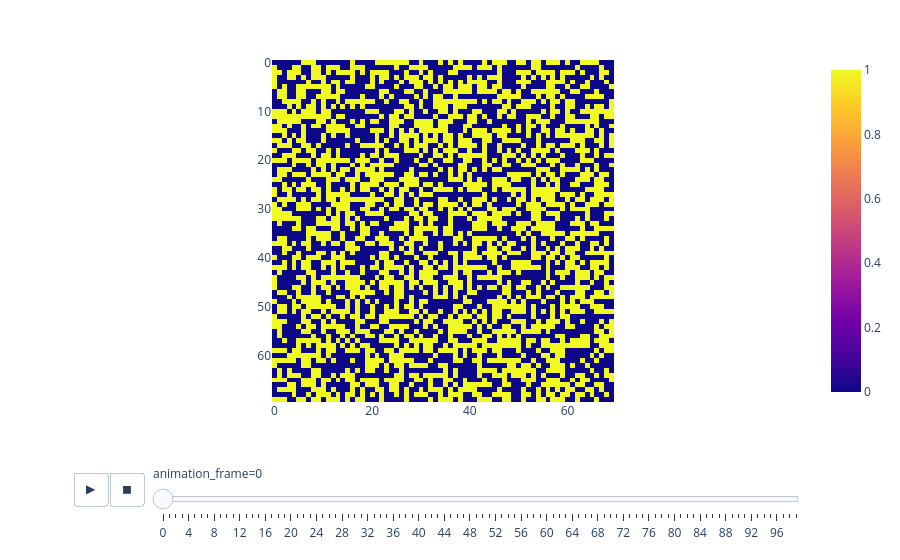

The cell this chart's notebook holds for it:
### Code cell
import numpy as np
import pandas as pd
import plotly.express as px

size = 70
steps = 100

grid = np.random.randint(0, 2, (size, size))

def step(grid):
    neighbors = sum(np.roll(np.roll(grid, i, 0), j, 1)
                    for i in (-1,0,1)
                    for j in (-1,0,1)
                    if not (i==0 and j==0))

    return ((neighbors == 3) | ((grid == 1) & (neighbors == 2))).astype(int)

frames = np.zeros((steps, size, size), dtype=int)

for t in range(steps):
    frames[t] = grid
    grid = step(grid)


fig = px.imshow(frames, animation_frame=0)

fig.layout.updatemenus[0].buttons[0].args[1]["frame"]["duration"] = 100
fig.layout.updatemenus[0].buttons[0].args[1]["transition"]["duration"] = 0

fig.show()

### Figure 1 — Plotly figure (JSON) as saved in the notebook; plotly's stock layout.template omitted (floating-point values rounded to 4 significant figures; data arrays with more than 128 entries replaced by an {"elided": "..."} marker saying what was removed)
{"data": [{"coloraxis": "coloraxis", "hovertemplate": "x: %{x}<br>y: %{y}<br>color: %{z}<extra></extra>", "name": "0", "type": "heatmap", "xaxis": "x", "yaxis": "y", "z": {"elided": "70x70 int values"}}], "layout": {"coloraxis": {"colorscale": [[0, "#0d0887"], [0.1111, "#46039f"], [0.2222, "#7201a8"], [0.3333, "#9c179e"], [0.4444, "#bd3786"], [0.5556, "#d8576b"], [0.6667, "#ed7953"], [0.7778, "#fb9f3a"], [0.8889, "#fdca26"], [1, "#f0f921"]]}, "margin": {"t": 60}, "sliders": [{"active": 0, "currentvalue": {"prefix": "animation_frame="}, "len": 0.9, "pad": {"b": 10, "t": 60}, "steps": [{"args": [["0"], {"frame": {"duration": 0, "redraw": true}, "fromcurrent": true, "mode": "immediate", "transition": {"duration": 0, "easing": "linear"}}], "label": "0", "method": "animate"}, {"args": [["1"], {"frame": {"duration": 0, "redraw": true}, "fromcurrent": true, "mode": "immediate", "transition": {"duration": 0, "easing": "linear"}}], "label": "1", "method": "animate"}, {"args": [["2"], {"frame": {"duration": 0, "redraw": true}, "fromcurrent": true, "mode": "immediate", "transition": {"duration": 0, "easing": "linear"}}], "label": "2", "method": "animate"}, {"args": [["3"], {"frame": {"duration": 0, "redraw": true}, "fromcurrent": true, "mode": "immediate", "transition": {"duration": 0, "easing": "linear"}}], "label": "3", "method": "animate"}, {"args": [["4"], {"frame": {"duration": 0, "redraw": true}, "fromcurrent": true, "mode": "immediate", "transition": {"duration": 0, "easing": "linear"}}], "label": "4", "method": "animate"}, {"args": [["5"], {"frame": {"duration": 0, "redraw": true}, "fromcurrent": true, "mode": "immediate", "transition": {"duration": 0, "easing": "linear"}}], "label": "5", "method": "animate"}, {"args": [["6"], {"frame": {"duration": 0, "redraw": true}, "fromcurrent": true, "mode": "immediate", "transition": {"duration": 0, "easing": "linear"}}], "label": "6", "method": "animate"}, {"args": [["7"], {"frame": {"duration": 0, "redraw": true}, "fromcurrent": true, "mode": "immediate", "transition": {"duration": 0, "easing": "linear"}}], "label": "7", "method": "animate"}, {"args": [["8"], {"frame": {"duration": 0, "redraw": true}, "fromcurrent": true, "mode": "immediate", "transition": {"duration": 0, "easing": "linear"}}], "label": "8", "method": "animate"}, {"args": [["9"], {"frame": {"duration": 0, "redraw": true}, "fromcurrent": true, "mode": "immediate", "transition": {"duration": 0, "easing": "linear"}}], "label": "9", "method": "animate"}, {"args": [["10"], {"frame": {"duration": 0, "redraw": true}, "fromcurrent": true, "mode": "immediate", "transition": {"duration": 0, "easing": "linear"}}], "label": "10", "method": "animate"}, {"args": [["11"], {"frame": {"duration": 0, "redraw": true}, "fromcurrent": true, "mode": "immediate", "transition": {"duration": 0, "easing": "linear"}}], "label": "11", "method": "animate"}, {"args": [["12"], {"frame": {"duration": 0, "redraw": true}, "fromcurrent": true, "mode": "immediate", "transition": {"duration": 0, "easing": "linear"}}], "label": "12", "method": "animate"}, {"args": [["13"], {"frame": {"duration": 0, "redraw": true}, "fromcurrent": true, "mode": "immediate", "transition": {"duration": 0, "easing": "linear"}}], "label": "13", "method": "animate"}, {"args": [["14"], {"frame": {"duration": 0, "redraw": true}, "fromcurrent": true, "mode": "immediate", "transition": {"duration": 0, "easing": "linear"}}], "label": "14", "method": "animate"}, {"args": [["15"], {"frame": {"duration": 0, "redraw": true}, "fromcurrent": true, "mode": "immediate", "transition": {"duration": 0, "easing": "linear"}}], "label": "15", "method": "animate"}, {"args": [["16"], {"frame": {"duration": 0, "redraw": true}, "fromcurrent": true, "mode": "immediate", "transition": {"duration": 0, "easing": "linear"}}], "label": "16", "method": "animate"}, {"args": [["17"], {"frame": {"duration": 0, "redraw": true}, "fromcurrent": true, "mode": "immediate", "transition": {"duration": 0, "easing": "linear"}}], "label": "17", "method": "animate"}, {"args": [["18"], {"frame": {"duration": 0, "redraw": true}, "fromcurrent": true, "mode": "immediate", "transition": {"duration": 0, "easing": "linear"}}], "label": "18", "method": "animate"}, {"args": [["19"], {"frame": {"duration": 0, "redraw": true}, "fromcurrent": true, "mode": "immediate", "transition": {"duration": 0, "easing": "linear"}}], "label": "19", "method": "animate"}, {"args": [["20"], {"frame": {"duration": 0, "redraw": true}, "fromcurrent": true, "mode": "immediate", "transition": {"duration": 0, "easing": "linear"}}], "label": "20", "method": "animate"}, {"args": [["21"], {"frame": {"duration": 0, "redraw": true}, "fromcurrent": true, "mode": "immediate", "transition": {"duration": 0, "easing": "linear"}}], "label": "21", "method": "animate"}, {"args": [["22"], {"frame": {"duration": 0, "redraw": true}, "fromcurrent": true, "mode": "immediate", "transition": {"duration": 0, "easing": "linear"}}], "label": "22", "method": "animate"}, {"args": [["23"], {"frame": {"duration": 0, "redraw": true}, "fromcurrent": true, "mode": "immediate", "transition": {"duration": 0, "easing": "linear"}}], "label": "23", "method": "animate"}, {"args": [["24"], {"frame": {"duration": 0, "redraw": true}, "fromcurrent": true, "mode": "immediate", "transition": {"duration": 0, "easing": "linear"}}], "label": "24", "method": "animate"}, {"args": [["25"], {"frame": {"duration": 0, "redraw": true}, "fromcurrent": true, "mode": "immediate", "transition": {"duration": 0, "easing": "linear"}}], "label": "25", "method": "animate"}, {"args": [["26"], {"frame": {"duration": 0, "redraw": true}, "fromcurrent": true, "mode": "immediate", "transition": {"duration": 0, "easing": "linear"}}], "label": "26", "method": "animate"}, {"args": [["27"], {"frame": {"duration": 0, "redraw": true}, "fromcurrent": true, "mode": "immediate", "transition": {"duration": 0, "easing": "linear"}}], "label": "27", "method": "animate"}, {"args": [["28"], {"frame": {"duration": 0, "redraw": true}, "fromcurrent": true, "mode": "immediate", "transition": {"duration": 0, "easing": "linear"}}], "label": "28", "method": "animate"}, {"args": [["29"], {"frame": {"duration": 0, "redraw": true}, "fromcurrent": true, "mode": "immediate", "transition": {"duration": 0, "easing": "linear"}}], "label": "29", "method": "animate"}, {"args": [["30"], {"frame": {"duration": 0, "redraw": true}, "fromcurrent": true, "mode": "immediate", "transition": {"duration": 0, "easing": "linear"}}], "label": "30", "method": "animate"}, {"args": [["31"], {"frame": {"duration": 0, "redraw": true}, "fromcurrent": true, "mode": "immediate", "transition": {"duration": 0, "easing": "linear"}}], "label": "31", "method": "animate"}, {"args": [["32"], {"frame": {"duration": 0, "redraw": true}, "fromcurrent": true, "mode": "immediate", "transition": {"duration": 0, "easing": "linear"}}], "label": "32", "method": "animate"}, {"args": [["33"], {"frame": {"duration": 0, "redraw": true}, "fromcurrent": true, "mode": "immediate", "transition": {"duration": 0, "easing": "linear"}}], "label": "33", "method": "animate"}, {"args": [["34"], {"frame": {"duration": 0, "redraw": true}, "fromcurrent": true, "mode": "immediate", "transition": {"duration": 0, "easing": "linear"}}], "label": "34", "method": "animate"}, {"args": [["35"], {"frame": {"duration": 0, "redraw": true}, "fromcurrent": true, "mode": "immediate", "transition": {"duration": 0, "easing": "linear"}}], "label": "35", "method": "animate"}, {"args": [["36"], {"frame": {"duration": 0, "redraw": true}, "fromcurrent": true, "mode": "immediate", "transition": {"duration": 0, "easing": "linear"}}], "label": "36", "method": "animate"}, {"args": [["37"], {"frame": {"duration": 0, "redraw": true}, "fromcurrent": true, "mode": "immediate", "transition": {"duration": 0, "easing": "linear"}}], "label": "37", "method": "animate"}, {"args": [["38"], {"frame": {"duration": 0, "redraw": true}, "fromcurrent": true, "mode": "immediate", "transition": {"duration": 0, "easing": "linear"}}], "label": "38", "method": "animate"}, {"args": [["39"], {"frame": {"duration": 0, "redraw": true}, "fromcurrent": true, "mode": "immediate", "transition": {"duration": 0, "easing": "linear"}}], "label": "39", "method": "animate"}, {"args": [["40"], {"frame": {"duration": 0, "redraw": true}, "fromcurrent": true, "mode": "immediate", "transition": {"duration": 0, "easing": "linear"}}], "label": "40", "method": "animate"}, {"args": [["41"], {"frame": {"duration": 0, "redraw": true}, "fromcurrent": true, "mode": "immediate", "transition": {"duration": 0, "easing": "linear"}}], "label": "41", "method": "animate"}, {"args": [["42"], {"frame": {"duration": 0, "redraw": true}, "fromcurrent": true, "mode": "immediate", "transition": {"duration": 0, "easing": "linear"}}], "label": "42", "method": "animate"}, {"args": [["43"], {"frame": {"duration": 0, "redraw": true}, "fromcurrent": true, "mode": "immediate", "transition": {"duration": 0, "easing": "linear"}}], "label": "43", "method": "animate"}, {"args": [["44"], {"frame": {"duration": 0, "redraw": true}, "fromcurrent": true, "mode": "immediate", "transition": {"duration": 0, "easing": "linear"}}], "label": "44", "method": "animate"}, {"args": [["45"], {"frame": {"duration": 0, "redraw": true}, "fromcurrent": true, "mode": "immediate", "transition": {"duration": 0, "easing": "linear"}}], "label": "45", "method": "animate"}, {"args": [["46"], {"frame": {"duration": 0, "redraw": true}, "fromcurrent": true, "mode": "immediate", "transition": {"duration": 0, "easing": "linear"}}], "label": "46", "method": "animate"}, {"args": [["47"], {"frame": {"duration": 0, "redraw": true}, "fromcurrent": true, "mode": "immediate", "transition": {"duration": 0, "easing": "linear"}}], "label": "47", "method": "animate"}, {"args": [["48"], {"frame": {"duration": 0, "redraw": true}, "fromcurrent": true, "mode": "immediate", "transition": {"duration": 0, "easing": "linear"}}], "label": "48", "method": "animate"}, {"args": [["49"], {"frame": {"duration": 0, "redraw": true}, "fromcurrent": true, "mode": "immediate", "transition": {"duration": 0, "easing": "linear"}}], "label": "49", "method": "animate"}, {"args": [["50"], {"frame": {"duration": 0, "redraw": true}, "fromcurrent": true, "mode": "immediate", "transition": {"duration": 0, "easing": "linear"}}], "label": "50", "method": "animate"}, {"args": [["51"], {"frame": {"duration": 0, "redraw": true}, "fromcurrent": true, "mode": "immediate", "transition": {"duration": 0, "easing": "linear"}}], "label": "51", "method": "animate"}, {"args": [["52"], {"frame": {"duration": 0, "redraw": true}, "fromcurrent": true, "mode": "immediate", "transition": {"duration": 0, "easing": "linear"}}], "label": "52", "method": "animate"}, {"args": [["53"], {"frame": {"duration": 0, "redraw": true}, "fromcurrent": true, "mode": "immediate", "transition": {"duration": 0, "easing": "linear"}}], "label": "53", "method": "animate"}, {"args": [["54"], {"frame": {"duration": 0, "redraw": true}, "fromcurrent": true, "mode": "immediate", "transition": {"duration": 0, "easing": "linear"}}], "label": "54", "method": "animate"}, {"args": [["55"], {"frame": {"duration": 0, "redraw": true}, "fromcurrent": true, "mode": "immediate", "transition": {"duration": 0, "easing": "linear"}}], "label": "55", "method": "animate"}, {"args": [["56"], {"frame": {"duration": 0, "redraw": true}, "fromcurrent": true, "mode": "immediate", "transition": {"duration": 0, "easing": "linear"}}], "label": "56", "method": "animate"}, {"args": [["57"], {"frame": {"duration": 0, "redraw": true}, "fromcurrent": true, "mode": "immediate", "transition": {"duration": 0, "easing": "linear"}}], "label": "57", "method": "animate"}, {"args": [["58"], {"frame": {"duration": 0, "redraw": true}, "fromcurrent": true, "mode": "immediate", "transition": {"duration": 0, "easing": "linear"}}], "label": "58", "method": "animate"}, {"args": [["59"], {"frame": {"duration": 0, "redraw": true}, "fromcurrent": true, "mode": "immediate", "transition": {"duration": 0, "easing": "linear"}}], "label": "59", "method": "animate"}, {"args": [["60"], {"frame": {"duration": 0, "redraw": true}, "fromcurrent": true, "mode": "immediate", "transition": {"duration": 0, "easing": "linear"}}], "label": "60", "method": "animate"}, {"args": [["61"], {"frame": {"duration": 0, "redraw": true}, "fromcurrent": true, "mode": "immediate", "transition": {"duration": 0, "easing": "linear"}}], "label": "61", "method": "animate"}, {"args": [["62"], {"frame": {"duration": 0, "redraw": true}, "fromcurrent": true, "mode": "immediate", "transition": {"duration": 0, "easing": "linear"}}], "label": "62", "method": "animate"}, {"args": [["63"], {"frame": {"duration": 0, "redraw": true}, "fromcurrent": true, "mode": "immediate", "transition": {"duration": 0, "easing": "linear"}}], "label": "63", "method": "animate"}, {"args": [["64"], {"frame": {"duration": 0, "redraw": true}, "fromcurrent": true, "mode": "immediate", "transition": {"duration": 0, "easing": "linear"}}], "label": "64", "method": "animate"}, {"args": [["65"], {"frame": {"duration": 0, "redraw": true}, "fromcurrent": true, "mode": "immediate", "transition": {"duration": 0, "easing": "linear"}}], "label": "65", "method": "animate"}, {"args": [["66"], {"frame": {"duration": 0, "redraw": true}, "fromcurrent": true, "mode": "immediate", "transition": {"duration": 0, "easing": "linear"}}], "label": "66", "method": "animate"}, {"args": [["67"], {"frame": {"duration": 0, "redraw": true}, "fromcurrent": true, "mode": "immediate", "transition": {"duration": 0, "easing": "linear"}}], "label": "67", "method": "animate"}, {"args": [["68"], {"frame": {"duration": 0, "redraw": true}, "fromcurrent": true, "mode": "immediate", "transition": {"duration": 0, "easing": "linear"}}], "label": "68", "method": "animate"}, {"args": [["69"], {"frame": {"duration": 0, "redraw": true}, "fromcurrent": true, "mode": "immediate", "transition": {"duration": 0, "easing": "linear"}}], "label": "69", "method": "animate"}, {"args": [["70"], {"frame": {"duration": 0, "redraw": true}, "fromcurrent": true, "mode": "immediate", "transition": {"duration": 0, "easing": "linear"}}], "label": "70", "method": "animate"}, {"args": [["71"], {"frame": {"duration": 0, "redraw": true}, "fromcurrent": true, "mode": "immediate", "transition": {"duration": 0, "easing": "linear"}}], "label": "71", "method": "animate"}, {"args": [["72"], {"frame": {"duration": 0, "redraw": true}, "fromcurrent": true, "mode": "immediate", "transition": {"duration": 0, "easing": "linear"}}], "label": "72", "method": "animate"}, {"args": [["73"], {"frame": {"duration": 0, "redraw": true}, "fromcurrent": true, "mode": "immediate", "transition": {"duration": 0, "easing": "linear"}}], "label": "73", "method": "animate"}, {"args": [["74"], {"frame": {"duration": 0, "redraw": true}, "fromcurrent": true, "mode": "immediate", "transition": {"duration": 0, "easing": "linear"}}], "label": "74", "method": "animate"}, {"args": [["75"], {"frame": {"duration": 0, "redraw": true}, "fromcurrent": true, "mode": "immediate", "transition": {"duration": 0, "easing": "linear"}}], "label": "75", "method": "animate"}, {"args": [["76"], {"frame": {"duration": 0, "redraw": true}, "fromcurrent": true, "mode": "immediate", "transition": {"duration": 0, "easing": "linear"}}], "label": "76", "method": "animate"}, {"args": [["77"], {"frame": {"duration": 0, "redraw": true}, "fromcurrent": true, "mode": "immediate", "transition": {"duration": 0, "easing": "linear"}}], "label": "77", "method": "animate"}, {"args": [["78"], {"frame": {"duration": 0, "redraw": true}, "fromcurrent": true, "mode": "immediate", "transition": {"duration": 0, "easing": "linear"}}], "label": "78", "method": "animate"}, {"args": [["79"], {"frame": {"duration": 0, "redraw": true}, "fromcurrent": true, "mode": "immediate", "transition": {"duration": 0, "easing": "linear"}}], "label": "79", "method": "animate"}, {"args": [["80"], {"frame": {"duration": 0, "redraw": true}, "fromcurrent": true, "mode": "immediate", "transition": {"duration": 0, "easing": "linear"}}], "label": "80", "method": "animate"}, {"args": [["81"], {"frame": {"duration": 0, "redraw": true}, "fromcurrent": true, "mode": "immediate", "transition": {"duration": 0, "easing": "linear"}}], "label": "81", "method": "animate"}, {"args": [["82"], {"frame": {"duration": 0, "redraw": true}, "fromcurrent": true, "mode": "immediate", "transition": {"duration": 0, "easing": "linear"}}], "label": "82", "method": "animate"}, {"args": [["83"], {"frame": {"duration": 0, "redraw": true}, "fromcurrent": true, "mode": "immediate", "transition": {"duration": 0, "easing": "linear"}}], "label": "83", "method": "animate"}, {"args": [["84"], {"frame": {"duration": 0, "redraw": true}, "fromcurrent": true, "mode": "immediate", "transition": {"duration": 0, "easing": "linear"}}], "label": "84", "method": "animate"}, {"args": [["85"], {"frame": {"duration": 0, "redraw": true}, "fromcurrent": true, "mode": "immediate", "transition": {"duration": 0, "easing": "linear"}}], "label": "85", "method": "animate"}, {"args": [["86"], {"frame": {"duration": 0, "redraw": true}, "fromcurrent": true, "mode": "immediate", "transition": {"duration": 0, "easing": "linear"}}], "label": "86", "method": "animate"}, {"args": [["87"], {"frame": {"duration": 0, "redraw": true}, "fromcurrent": true, "mode": "immediate", "transition": {"duration": 0, "easing": "linear"}}], "label": "87", "method": "animate"}, {"args": [["88"], {"frame": {"duration": 0, "redraw": true}, "fromcurrent": true, "mode": "immediate", "transition": {"duration": 0, "easing": "linear"}}], "label": "88", "method": "animate"}, {"args": [["89"], {"frame": {"duration": 0, "redraw": true}, "fromcurrent": true, "mode": "immediate", "transition": {"duration": 0, "easing": "linear"}}], "label": "89", "method": "animate"}, {"args": [["90"], {"frame": {"duration": 0, "redraw": true}, "fromcurrent": true, "mode": "immediate", "transition": {"duration": 0, "easing": "linear"}}], "label": "90", "method": "animate"}, {"args": [["91"], {"frame": {"duration": 0, "redraw": true}, "fromcurrent": true, "mode": "immediate", "transition": {"duration": 0, "easing": "linear"}}], "label": "91", "method": "animate"}, {"args": [["92"], {"frame": {"duration": 0, "redraw": true}, "fromcurrent": true, "mode": "immediate", "transition": {"duration": 0, "easing": "linear"}}], "label": "92", "method": "animate"}, {"args": [["93"], {"frame": {"duration": 0, "redraw": true}, "fromcurrent": true, "mode": "immediate", "transition": {"duration": 0, "easing": "linear"}}], "label": "93", "method": "animate"}, {"args": [["94"], {"frame": {"duration": 0, "redraw": true}, "fromcurrent": true, "mode": "immediate", "transition": {"duration": 0, "easing": "linear"}}], "label": "94", "method": "animate"}, {"args": [["95"], {"frame": {"duration": 0, "redraw": true}, "fromcurrent": true, "mode": "immediate", "transition": {"duration": 0, "easing": "linear"}}], "label": "95", "method": "animate"}, {"args": [["96"], {"frame": {"duration": 0, "redraw": true}, "fromcurrent": true, "mode": "immediate", "transition": {"duration": 0, "easing": "linear"}}], "label": "96", "method": "animate"}, {"args": [["97"], {"frame": {"duration": 0, "redraw": true}, "fromcurrent": true, "mode": "immediate", "transition": {"duration": 0, "easing": "linear"}}], "label": "97", "method": "animate"}, {"args": [["98"], {"frame": {"duration": 0, "redraw": true}, "fromcurrent": true, "mode": "immediate", "transition": {"duration": 0, "easing": "linear"}}], "label": "98", "method": "animate"}, {"args": [["99"], {"frame": {"duration": 0, "redraw": true}, "fromcurrent": true, "mode": "immediate", "transition": {"duration": 0, "easing": "linear"}}], "label": "99", "method": "animate"}], "x": 0.1, "xanchor": "left", "y": 0, "yanchor": "top"}], "updatemenus": [{"buttons": [{"args": [null, {"frame": {"duration": 100, "redraw": true}, "fromcurrent": true, "mode": "immediate", "transition": {"duration": 0, "easing": "linear"}}], "label": "&#9654;", "method": "animate"}, {"args": [[null], {"frame": {"duration": 0, "redraw": true}, "fromcurrent": true, "mode": "immediate", "transition": {"duration": 0, "easing": "linear"}}], "label": "&#9724;", "method": "animate"}], "direction": "left", "pad": {"r": 10, "t": 70}, "showactive": false, "type": "buttons", "x": 0.1, "xanchor": "right", "y": 0, "yanchor": "top"}], "xaxis": {"anchor": "y", "constrain": "domain", "domain": [0, 1], "scaleanchor": "y"}, "yaxis": {"anchor": "x", "autorange": "reversed", "constrain": "domain", "domain": [0, 1]}}}
